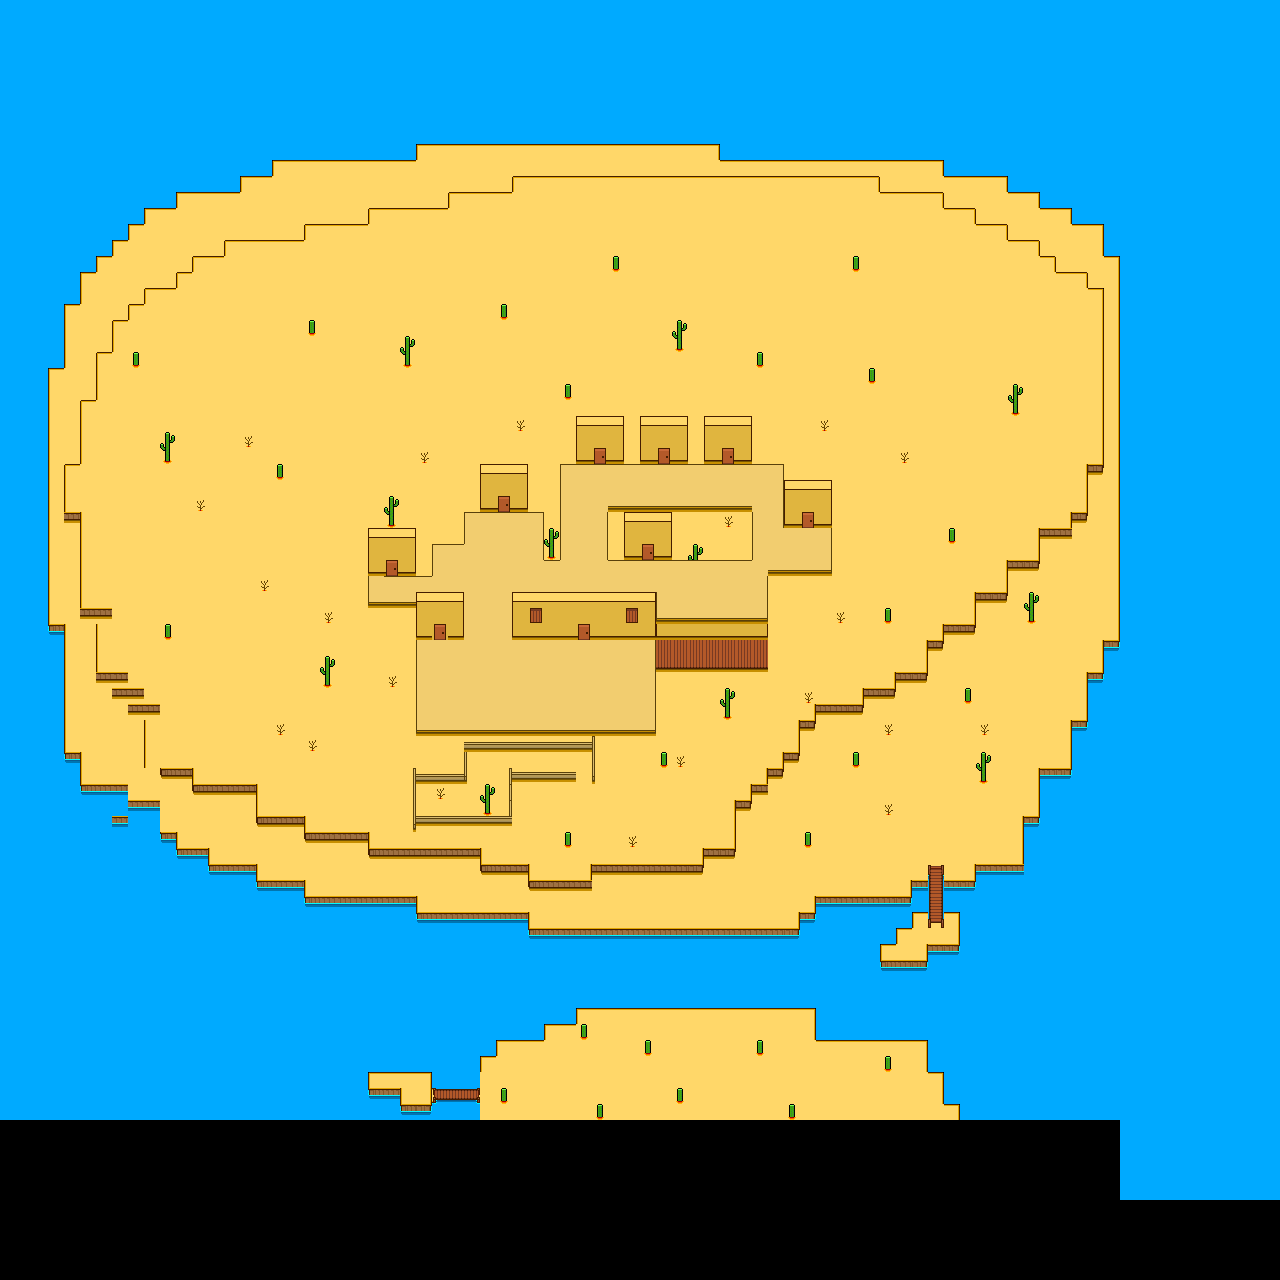

This game map was drawn from its Tiled (.tmx) file and the tilesets committed beside it. A one-line description and the trimmed map source follow:
An orthogonal 80x80 tile map with 16x16 px tiles, 5 tile layers (Tile Layer 1, paths/bushes, obstacle, buildings, ...), 6 tilesets.

<map version="1.9" tiledversion="1.9.2" orientation="orthogonal" renderorder="right-down" width="80" height="80" tilewidth="16" tileheight="16" infinite="0" nextlayerid="7" nextobjectid="1">
 <tileset firstgid="1" source="tileset_saves/grass floorset.tsx" />
 <tileset firstgid="57" source="tileset_saves/desert tileset.tsx" />
 <tileset firstgid="138" source="tileset_saves/tree tileset.tsx" />
 <tileset firstgid="146" source="sand.tsx" />
 <tileset firstgid="227" source="tileset_saves/sand village.tsx" />
 <tileset firstgid="407" source="tileset_saves/dungeon.tsx" />
 <layer id="1" name="Tile Layer 1" width="80" height="80">
  <data>[6400 cells, 5649 non-empty, 44 distinct tile ids]</data>
 </layer>
 <layer id="4" name="paths/bushes" width="80" height="80">
  <data>[6400 cells, 8 non-empty, 7 distinct tile ids]</data>
 </layer>
 <layer id="3" name="obstacle" width="80" height="80">
  <data>[6400 cells, 1109 non-empty, 27 distinct tile ids]</data>
 </layer>
 <layer id="5" name="buildings" width="80" height="80">
  <data>[6400 cells, 192 non-empty, 19 distinct tile ids]</data>
 </layer>
 <layer id="6" name="buildings2" width="80" height="80">
  <data>[6400 cells, 340 non-empty, 32 distinct tile ids]</data>
 </layer>
</map>
